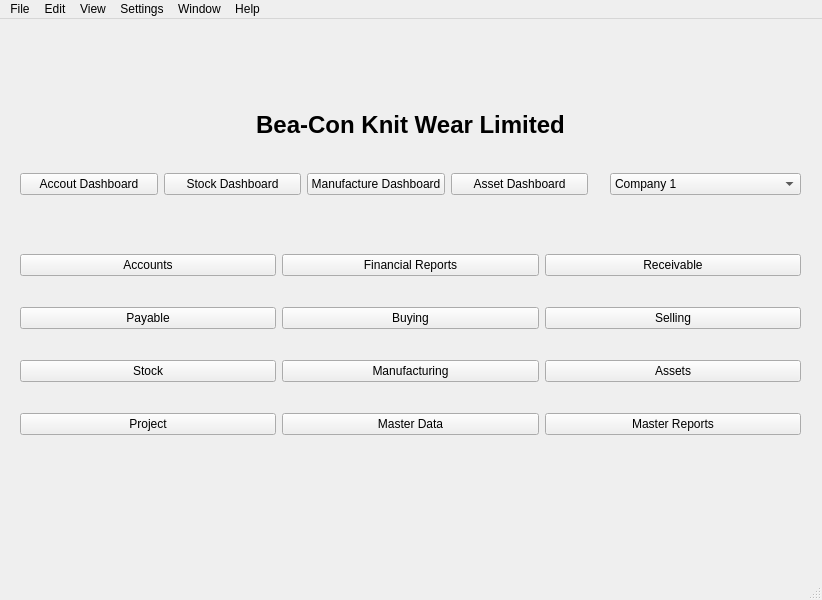
<?xml version="1.0" encoding="UTF-8"?>
<ui version="4.0">
 <class>MainWindow</class>
 <widget class="QMainWindow" name="MainWindow">
  <property name="geometry">
   <rect>
    <x>0</x>
    <y>0</y>
    <width>822</width>
    <height>600</height>
   </rect>
  </property>
  <property name="windowTitle">
   <string>MainWindow</string>
  </property>
  <widget class="QWidget" name="centralwidget">
   <widget class="QLabel" name="heading">
    <property name="geometry">
     <rect>
      <x>250</x>
      <y>90</y>
      <width>321</width>
      <height>31</height>
     </rect>
    </property>
    <property name="font">
     <font>
      <pointsize>18</pointsize>
      <weight>75</weight>
      <bold>true</bold>
     </font>
    </property>
    <property name="cursor">
     <cursorShape>ArrowCursor</cursorShape>
    </property>
    <property name="mouseTracking">
     <bool>false</bool>
    </property>
    <property name="text">
     <string>Bea-Con Knit Wear Limited</string>
    </property>
    <property name="alignment">
     <set>Qt::AlignCenter</set>
    </property>
   </widget>
   <widget class="QWidget" name="gridLayoutWidget_4">
    <property name="geometry">
     <rect>
      <x>20</x>
      <y>150</y>
      <width>568</width>
      <height>31</height>
     </rect>
    </property>
    <layout class="QGridLayout" name="gridLayout_4">
     <item row="0" column="3">
      <widget class="QPushButton" name="asset_dashboard">
       <property name="text">
        <string>Asset Dashboard</string>
       </property>
      </widget>
     </item>
     <item row="0" column="2">
      <widget class="QPushButton" name="manufacturing_dashboard_button">
       <property name="text">
        <string>Manufacture Dashboard</string>
       </property>
      </widget>
     </item>
     <item row="0" column="1">
      <widget class="QPushButton" name="stock_dashboard_button">
       <property name="text">
        <string>Stock Dashboard</string>
       </property>
      </widget>
     </item>
     <item row="0" column="0">
      <widget class="QPushButton" name="account_dashboard_button">
       <property name="text">
        <string>Accout Dashboard</string>
       </property>
      </widget>
     </item>
    </layout>
   </widget>
   <widget class="QWidget" name="horizontalLayoutWidget">
    <property name="geometry">
     <rect>
      <x>610</x>
      <y>150</y>
      <width>191</width>
      <height>31</height>
     </rect>
    </property>
    <layout class="QHBoxLayout" name="horizontalLayout">
     <item>
      <widget class="QComboBox" name="comboBox">
       <item>
        <property name="text">
         <string>Company 1</string>
        </property>
       </item>
       <item>
        <property name="text">
         <string>New Item</string>
        </property>
       </item>
      </widget>
     </item>
    </layout>
   </widget>
   <widget class="QWidget" name="gridLayoutWidget_5">
    <property name="geometry">
     <rect>
      <x>20</x>
      <y>210</y>
      <width>781</width>
      <height>231</height>
     </rect>
    </property>
    <layout class="QGridLayout" name="gridLayout_5">
     <item row="2" column="2">
      <widget class="QPushButton" name="assets_button">
       <property name="text">
        <string>Assets</string>
       </property>
      </widget>
     </item>
     <item row="1" column="0">
      <widget class="QPushButton" name="payable_button">
       <property name="text">
        <string>Payable</string>
       </property>
      </widget>
     </item>
     <item row="3" column="0">
      <widget class="QPushButton" name="project_button">
       <property name="text">
        <string>Project</string>
       </property>
      </widget>
     </item>
     <item row="2" column="1">
      <widget class="QPushButton" name="manufacturing_button">
       <property name="text">
        <string>Manufacturing</string>
       </property>
      </widget>
     </item>
     <item row="2" column="0">
      <widget class="QPushButton" name="stock_button">
       <property name="text">
        <string>Stock</string>
       </property>
      </widget>
     </item>
     <item row="3" column="2">
      <widget class="QPushButton" name="master_reports_button">
       <property name="text">
        <string>Master Reports</string>
       </property>
      </widget>
     </item>
     <item row="0" column="0">
      <widget class="QPushButton" name="accounts_button">
       <property name="text">
        <string>Accounts</string>
       </property>
      </widget>
     </item>
     <item row="0" column="1">
      <widget class="QPushButton" name="financial_reports_button">
       <property name="text">
        <string>Financial Reports</string>
       </property>
      </widget>
     </item>
     <item row="1" column="1">
      <widget class="QPushButton" name="buying_button">
       <property name="text">
        <string>Buying</string>
       </property>
      </widget>
     </item>
     <item row="3" column="1">
      <widget class="QPushButton" name="master_data_button">
       <property name="text">
        <string>Master Data</string>
       </property>
      </widget>
     </item>
     <item row="0" column="2">
      <widget class="QPushButton" name="receivable_button">
       <property name="text">
        <string>Receivable</string>
       </property>
      </widget>
     </item>
     <item row="1" column="2">
      <widget class="QPushButton" name="selling_button">
       <property name="text">
        <string>Selling</string>
       </property>
      </widget>
     </item>
    </layout>
   </widget>
  </widget>
  <widget class="QMenuBar" name="menubar">
   <property name="geometry">
    <rect>
     <x>0</x>
     <y>0</y>
     <width>822</width>
     <height>24</height>
    </rect>
   </property>
   <widget class="QMenu" name="menuFile">
    <property name="title">
     <string>File</string>
    </property>
    <addaction name="actionNew"/>
    <addaction name="actionOpen"/>
    <addaction name="separator"/>
    <addaction name="actionSave"/>
    <addaction name="actionSave_as"/>
    <addaction name="actionSave_all"/>
    <addaction name="actionSave_as_Templates"/>
    <addaction name="separator"/>
    <addaction name="actionPrint"/>
    <addaction name="actionSave_Image"/>
    <addaction name="separator"/>
    <addaction name="actionClose"/>
    <addaction name="actionQuit"/>
   </widget>
   <widget class="QMenu" name="menuEdit">
    <property name="title">
     <string>Edit</string>
    </property>
    <addaction name="actionUndo"/>
    <addaction name="actionRe_do"/>
    <addaction name="separator"/>
    <addaction name="actionCut"/>
    <addaction name="actionCopy"/>
    <addaction name="actionPaste"/>
    <addaction name="actionDelete"/>
    <addaction name="actionSelect_All"/>
   </widget>
   <widget class="QMenu" name="menuView">
    <property name="title">
     <string>View</string>
    </property>
    <addaction name="actionOption1"/>
    <addaction name="actionOption2"/>
    <addaction name="actionOption3"/>
    <addaction name="separator"/>
    <addaction name="actionOption4"/>
    <addaction name="actionOption5"/>
    <addaction name="separator"/>
    <addaction name="actionOption6"/>
    <addaction name="actionOption7"/>
    <addaction name="actionOption8"/>
    <addaction name="actionOption9"/>
   </widget>
   <widget class="QMenu" name="menuSettings">
    <property name="title">
     <string>Settings</string>
    </property>
    <addaction name="actionPreference"/>
    <addaction name="actionSystem_Settings"/>
   </widget>
   <widget class="QMenu" name="menuWindow">
    <property name="title">
     <string>Window</string>
    </property>
    <addaction name="actionMinimize"/>
    <addaction name="actionMaximize"/>
    <addaction name="actionClose_2"/>
    <addaction name="actionExit"/>
   </widget>
   <widget class="QMenu" name="menuHelp">
    <property name="title">
     <string>Help</string>
    </property>
    <addaction name="actionAbout"/>
    <addaction name="actionManage_Extentions"/>
    <addaction name="actionLibrary"/>
    <addaction name="actionSystem_Update"/>
   </widget>
   <addaction name="menuFile"/>
   <addaction name="menuEdit"/>
   <addaction name="menuView"/>
   <addaction name="menuSettings"/>
   <addaction name="menuWindow"/>
   <addaction name="menuHelp"/>
  </widget>
  <widget class="QStatusBar" name="statusbar"/>
  <action name="actionNew">
   <property name="text">
    <string>New</string>
   </property>
  </action>
  <action name="actionOpen">
   <property name="text">
    <string>Open</string>
   </property>
  </action>
  <action name="actionSave">
   <property name="text">
    <string>Save</string>
   </property>
  </action>
  <action name="actionSave_as">
   <property name="text">
    <string>Save as..</string>
   </property>
  </action>
  <action name="actionSave_all">
   <property name="text">
    <string>Save all</string>
   </property>
  </action>
  <action name="actionSave_as_Templates">
   <property name="text">
    <string>Save as Templates..</string>
   </property>
  </action>
  <action name="actionPrint">
   <property name="text">
    <string>Print</string>
   </property>
  </action>
  <action name="actionSave_Image">
   <property name="text">
    <string>Save Image</string>
   </property>
  </action>
  <action name="actionClose">
   <property name="text">
    <string>Close</string>
   </property>
  </action>
  <action name="actionQuit">
   <property name="text">
    <string>Quit</string>
   </property>
  </action>
  <action name="actionUndo">
   <property name="text">
    <string>Undo</string>
   </property>
  </action>
  <action name="actionRe_do">
   <property name="text">
    <string>Re-do</string>
   </property>
  </action>
  <action name="actionCut">
   <property name="text">
    <string>Cut</string>
   </property>
  </action>
  <action name="actionCopy">
   <property name="text">
    <string>Copy</string>
   </property>
  </action>
  <action name="actionPaste">
   <property name="text">
    <string>Paste</string>
   </property>
  </action>
  <action name="actionDelete">
   <property name="text">
    <string>Delete</string>
   </property>
  </action>
  <action name="actionSelect_All">
   <property name="text">
    <string>Select all</string>
   </property>
  </action>
  <action name="actionOption1">
   <property name="text">
    <string>Option1</string>
   </property>
  </action>
  <action name="actionOption2">
   <property name="text">
    <string>Option2</string>
   </property>
  </action>
  <action name="actionOption3">
   <property name="text">
    <string>Option3</string>
   </property>
  </action>
  <action name="actionOption4">
   <property name="text">
    <string>Option4</string>
   </property>
  </action>
  <action name="actionOption5">
   <property name="text">
    <string>Option5</string>
   </property>
  </action>
  <action name="actionOption6">
   <property name="text">
    <string>Option6</string>
   </property>
  </action>
  <action name="actionOption7">
   <property name="text">
    <string>Option7</string>
   </property>
  </action>
  <action name="actionOption8">
   <property name="text">
    <string>Option8</string>
   </property>
  </action>
  <action name="actionOption9">
   <property name="text">
    <string>Option9</string>
   </property>
  </action>
  <action name="actionPreference">
   <property name="text">
    <string>Preference</string>
   </property>
  </action>
  <action name="actionSystem_Settings">
   <property name="text">
    <string>System Settings</string>
   </property>
  </action>
  <action name="actionMinimize">
   <property name="text">
    <string>Minimize</string>
   </property>
  </action>
  <action name="actionMaximize">
   <property name="text">
    <string>Maximize</string>
   </property>
  </action>
  <action name="actionClose_2">
   <property name="text">
    <string>Close</string>
   </property>
  </action>
  <action name="actionExit">
   <property name="text">
    <string>Exit</string>
   </property>
  </action>
  <action name="actionAbout">
   <property name="text">
    <string>About</string>
   </property>
  </action>
  <action name="actionManage_Extentions">
   <property name="text">
    <string>Manage Extentions</string>
   </property>
  </action>
  <action name="actionLibrary">
   <property name="text">
    <string>Library</string>
   </property>
  </action>
  <action name="actionSystem_Update">
   <property name="text">
    <string>System Update</string>
   </property>
  </action>
 </widget>
 <resources/>
 <connections/>
</ui>
